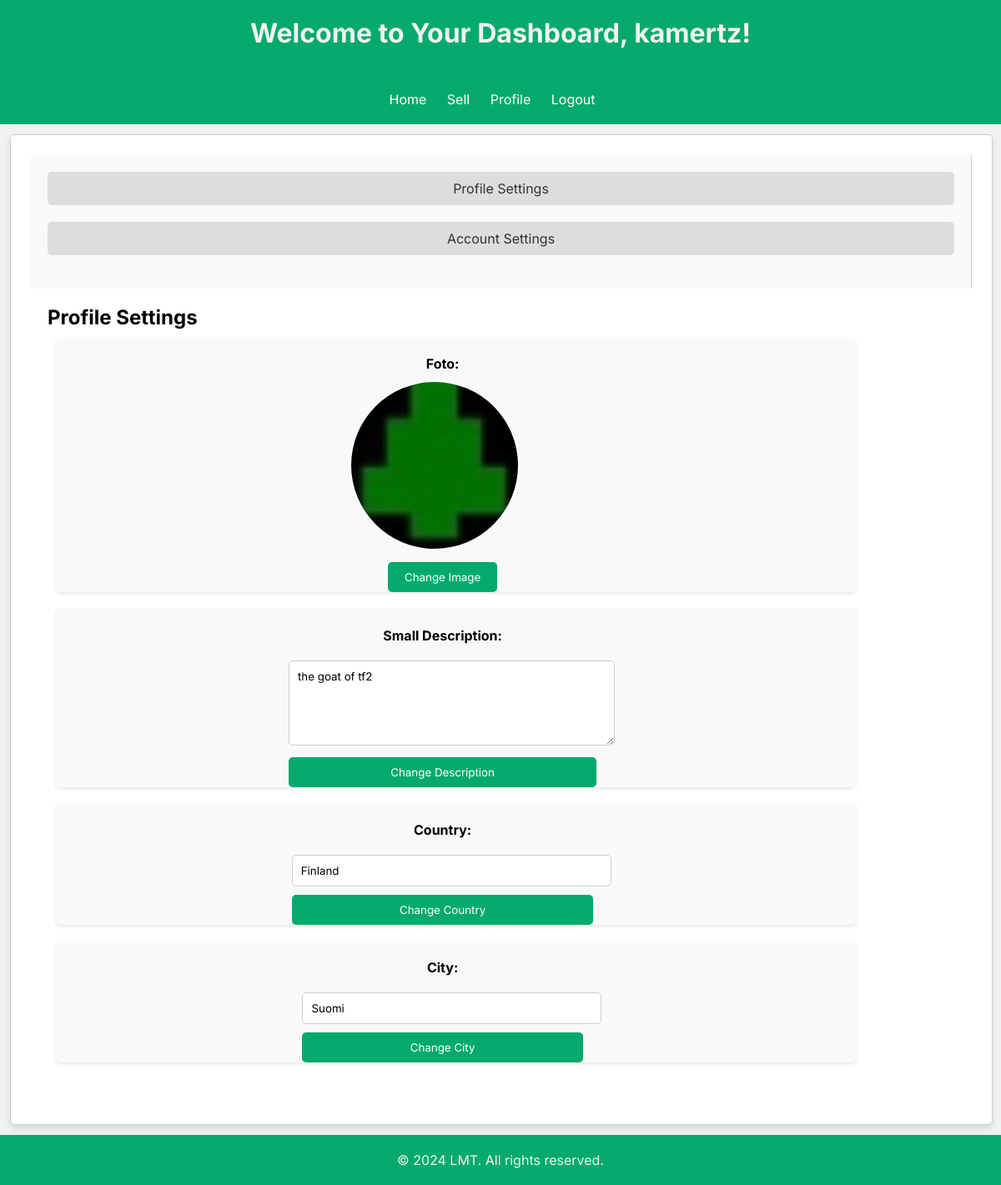
Before: /pages/profile/settings.php (signed in) with the older database file.
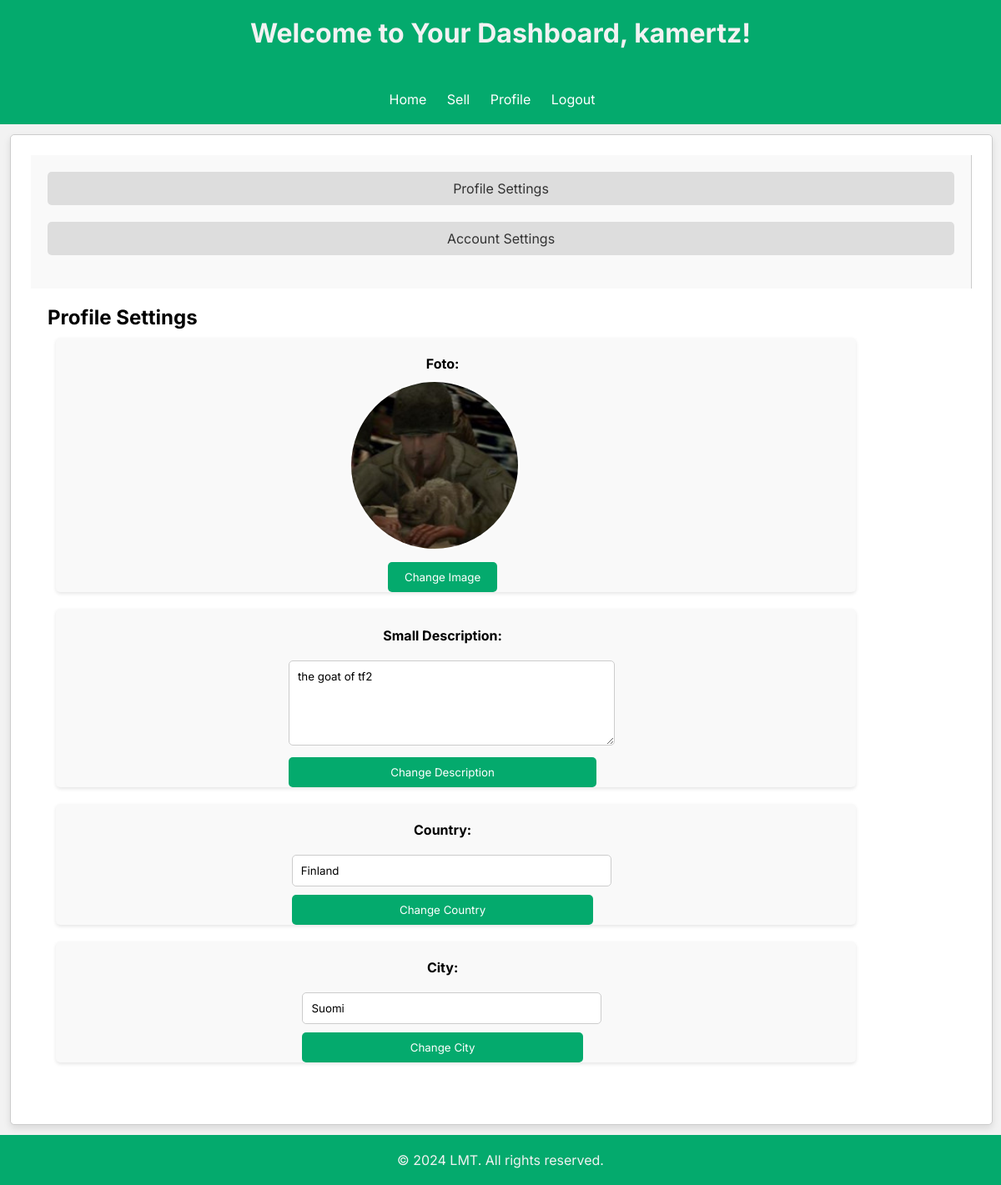
After: the same page with the newer database file.
### tables this page shows
CREATE TABLE users (
    id INTEGER PRIMARY KEY AUTOINCREMENT,
    username VARCHAR(100) NOT NULL,
    email VARCHAR(255) NOT NULL,
    password VARCHAR NOT NULL,
    permissions VARCHAR(50) NOT NULL DEFAULT 'user',
    created_at TIMESTAMP DEFAULT CURRENT_TIMESTAMP,
    small_description VARCHAR(255),
    country Varchar(50),
    city VARCHAR(50) ,
    phone_number VARCHAR(13) UNIQUE,
    image VARCHAR DEFAULT '../../../assets/Default_pfp.svg.png'
);

### pages/profile/settings.php (called while the page is built, shortened)
<?php
require_once '../../database/read_tables.php';
require_once '../../common/dashboard_header.php';
require_once '../../common/dashboard_footer.php';
require_once '../../templates/settings_page.php';
require_once '../../utils/getters.php';
$db = getDatabaseConnection();
$username = $_SESSION['username'];
$row = getUserByUsername($db, $username);
$is_admin = $row['permissions'] === 'admin';
$is_seller = $row['permissions'] === 'seller';
draw_settings_page($username, $is_admin, $is_seller, $row);
?>

### utils/getters.php (called while the page is built, shortened)
<?php
function getUserByUsername($db, $username)
{
    $query = "SELECT * FROM users WHERE username = :username";
    $stmt = $db->prepare($query);
    $stmt->bindParam(":username", $username);
    $stmt->execute();
    $row = $stmt->fetch(PDO::FETCH_ASSOC);
    return $row;
}
?>

### templates/settings_page.php (the view, shortened to what this page needs)
<?php
function draw_settings_page($username, $is_admin, $is_seller, $row)
{
    ?>
    <!DOCTYPE html>
    <html lang="en">
    <head>
        <link rel="stylesheet" href="../../../css/settings.css">
        <link rel="stylesheet" href="../../../css/dashboard.css">
        <link rel="stylesheet" href="../../../css/container.css">
    </head>
    <body>
        <main class="settings-container">
            <nav class="vertical-navbar">
                <ul>
                    <li><a href="#" onclick="showSection('profile-settings')">Profile Settings</a></li>
                    <li><a href="#" onclick="showSection('account-settings')">Account Settings</a></li>
                </ul>
            </nav>
            <section class="content-section">
                <section id="profile-settings" class="section active">
                    <h2>Profile Settings</h2>
                    <section class="row">
                        <section class="column">
                            <h4>Foto:</h4>
                            <section class="profile-image-container">
                                <img id="profile-image" src="<?php echo htmlspecialchars($row['image']); ?>"
                                    alt="Profile Image">
                            </section>
                            <section>
                                <form method="post" action="../../actions/add_info_user.php" enctype="multipart/form-data">
                                    <button class="submit-button" type="button"
                                        onclick="document.getElementById('profile-image-input').click();">Change
                                        Image</button>
                                </form>
                            </section>
                        </section>
                        <section class="column">
                            <h4>Small Description:</h4>
                            <form method="post" action="../../actions/add_info_user.php">
                                <textarea name="small_description" id="small_description" rows="5"
                                    maxlength="255"><?php echo htmlspecialchars($row['small_description']); ?></textarea>
                                <button class="submit-button" type="submit">Change Description</button>
                            </form>
                        </section>
                        <section class="column">
                            <h4>Country:</h4>
                            <form method="post" action="../../actions/add_info_user.php">
                                <input type="text" name="country" id="country"
                                    value="<?php echo htmlspecialchars($row['country']); ?>">
                                <button class="submit-button" type="submit">Change Country</button>
                            </form>
                        </section>
                        <section class="column">
                            <h4>City:</h4>
                            <form method="post" action="../../actions/add_info_user.php">
                                <input type="text" name="city" id="city"
                                    value="<?php echo htmlspecialchars($row['city']); ?>">
                                <button class="submit-button" type="submit">Change City</button>
                            </form>
                        </section>
                    </section>
                </section>
            </section>
        </main>
    </body>
    </html>
    <?php
}
?>

Changed rows visible on the page:
changed users "the goat of tf2": image: a different picture
